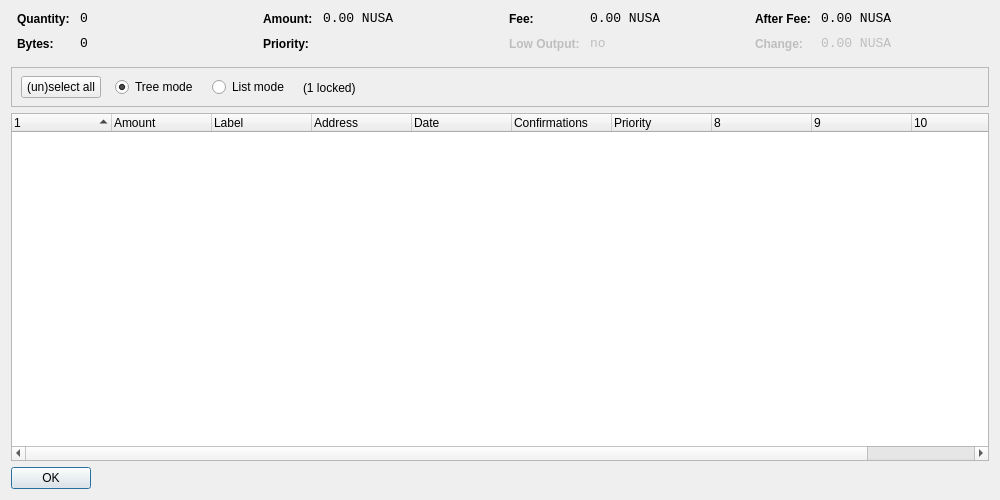
<?xml version="1.0" encoding="UTF-8"?>
<ui version="4.0">
 <class>CoinControlDialog</class>
 <widget class="QDialog" name="CoinControlDialog">
  <property name="geometry">
   <rect>
    <x>0</x>
    <y>0</y>
    <width>1000</width>
    <height>500</height>
   </rect>
  </property>
  <property name="windowTitle">
   <string>Coin Control</string>
  </property>
  <layout class="QVBoxLayout" name="verticalLayout">
   <item>
    <layout class="QHBoxLayout" name="horizontalLayoutTop" stretch="0,0,0,0">
     <property name="topMargin">
      <number>0</number>
     </property>
     <property name="bottomMargin">
      <number>10</number>
     </property>
     <item>
      <layout class="QFormLayout" name="formLayoutCoinControl1">
       <property name="horizontalSpacing">
        <number>10</number>
       </property>
       <property name="verticalSpacing">
        <number>10</number>
       </property>
       <property name="leftMargin">
        <number>6</number>
       </property>
       <property name="rightMargin">
        <number>6</number>
       </property>
       <item row="0" column="0">
        <widget class="QLabel" name="labelCoinControlQuantityText">
         <property name="styleSheet">
          <string notr="true">font-weight:bold;</string>
         </property>
         <property name="text">
          <string>Quantity:</string>
         </property>
        </widget>
       </item>
       <item row="0" column="1">
        <widget class="QLabel" name="labelCoinControlQuantity">
         <property name="font">
          <font>
           <family>Monospace</family>
           <pointsize>10</pointsize>
          </font>
         </property>
         <property name="cursor">
          <cursorShape>IBeamCursor</cursorShape>
         </property>
         <property name="contextMenuPolicy">
          <enum>Qt::ActionsContextMenu</enum>
         </property>
         <property name="text">
          <string notr="true">0</string>
         </property>
         <property name="textInteractionFlags">
          <set>Qt::LinksAccessibleByMouse|Qt::TextSelectableByKeyboard|Qt::TextSelectableByMouse</set>
         </property>
        </widget>
       </item>
       <item row="1" column="0">
        <widget class="QLabel" name="labelCoinControlBytesText">
         <property name="styleSheet">
          <string notr="true">font-weight:bold;</string>
         </property>
         <property name="text">
          <string>Bytes:</string>
         </property>
        </widget>
       </item>
       <item row="1" column="1">
        <widget class="QLabel" name="labelCoinControlBytes">
         <property name="font">
          <font>
           <family>Monospace</family>
           <pointsize>10</pointsize>
          </font>
         </property>
         <property name="cursor">
          <cursorShape>IBeamCursor</cursorShape>
         </property>
         <property name="contextMenuPolicy">
          <enum>Qt::ActionsContextMenu</enum>
         </property>
         <property name="text">
          <string notr="true">0</string>
         </property>
         <property name="textInteractionFlags">
          <set>Qt::LinksAccessibleByMouse|Qt::TextSelectableByKeyboard|Qt::TextSelectableByMouse</set>
         </property>
        </widget>
       </item>
      </layout>
     </item>
     <item>
      <layout class="QFormLayout" name="formLayoutCoinControl2">
       <property name="horizontalSpacing">
        <number>10</number>
       </property>
       <property name="verticalSpacing">
        <number>10</number>
       </property>
       <property name="leftMargin">
        <number>6</number>
       </property>
       <property name="rightMargin">
        <number>6</number>
       </property>
       <item row="0" column="0">
        <widget class="QLabel" name="labelCoinControlAmountText">
         <property name="styleSheet">
          <string notr="true">font-weight:bold;</string>
         </property>
         <property name="text">
          <string>Amount:</string>
         </property>
        </widget>
       </item>
       <item row="0" column="1">
        <widget class="QLabel" name="labelCoinControlAmount">
         <property name="font">
          <font>
           <family>Monospace</family>
           <pointsize>10</pointsize>
          </font>
         </property>
         <property name="cursor">
          <cursorShape>IBeamCursor</cursorShape>
         </property>
         <property name="contextMenuPolicy">
          <enum>Qt::ActionsContextMenu</enum>
         </property>
         <property name="text">
          <string notr="true">0.00 NUSA</string>
         </property>
         <property name="textInteractionFlags">
          <set>Qt::LinksAccessibleByMouse|Qt::TextSelectableByKeyboard|Qt::TextSelectableByMouse</set>
         </property>
        </widget>
       </item>
       <item row="1" column="0">
        <widget class="QLabel" name="labelCoinControlPriorityText">
         <property name="styleSheet">
          <string notr="true">font-weight:bold;</string>
         </property>
         <property name="text">
          <string>Priority:</string>
         </property>
        </widget>
       </item>
       <item row="1" column="1">
        <widget class="QLabel" name="labelCoinControlPriority">
         <property name="font">
          <font>
           <family>Monospace</family>
           <pointsize>10</pointsize>
          </font>
         </property>
         <property name="cursor">
          <cursorShape>IBeamCursor</cursorShape>
         </property>
         <property name="contextMenuPolicy">
          <enum>Qt::ActionsContextMenu</enum>
         </property>
         <property name="text">
          <string/>
         </property>
         <property name="textInteractionFlags">
          <set>Qt::LinksAccessibleByMouse|Qt::TextSelectableByKeyboard|Qt::TextSelectableByMouse</set>
         </property>
        </widget>
       </item>
      </layout>
     </item>
     <item>
      <layout class="QFormLayout" name="formLayoutCoinControl3">
       <property name="horizontalSpacing">
        <number>10</number>
       </property>
       <property name="verticalSpacing">
        <number>10</number>
       </property>
       <property name="leftMargin">
        <number>6</number>
       </property>
       <property name="rightMargin">
        <number>6</number>
       </property>
       <item row="0" column="0">
        <widget class="QLabel" name="labelCoinControlFeeText">
         <property name="styleSheet">
          <string notr="true">font-weight:bold;</string>
         </property>
         <property name="text">
          <string>Fee:</string>
         </property>
        </widget>
       </item>
       <item row="0" column="1">
        <widget class="QLabel" name="labelCoinControlFee">
         <property name="font">
          <font>
           <family>Monospace</family>
           <pointsize>10</pointsize>
          </font>
         </property>
         <property name="cursor">
          <cursorShape>IBeamCursor</cursorShape>
         </property>
         <property name="contextMenuPolicy">
          <enum>Qt::ActionsContextMenu</enum>
         </property>
         <property name="text">
          <string notr="true">0.00 NUSA</string>
         </property>
         <property name="textInteractionFlags">
          <set>Qt::LinksAccessibleByMouse|Qt::TextSelectableByKeyboard|Qt::TextSelectableByMouse</set>
         </property>
        </widget>
       </item>
       <item row="1" column="0">
        <widget class="QLabel" name="labelCoinControlLowOutputText">
         <property name="enabled">
          <bool>false</bool>
         </property>
         <property name="styleSheet">
          <string notr="true">font-weight:bold;</string>
         </property>
         <property name="text">
          <string>Low Output:</string>
         </property>
        </widget>
       </item>
       <item row="1" column="1">
        <widget class="QLabel" name="labelCoinControlLowOutput">
         <property name="enabled">
          <bool>false</bool>
         </property>
         <property name="font">
          <font>
           <family>Monospace</family>
           <pointsize>10</pointsize>
          </font>
         </property>
         <property name="cursor">
          <cursorShape>IBeamCursor</cursorShape>
         </property>
         <property name="contextMenuPolicy">
          <enum>Qt::ActionsContextMenu</enum>
         </property>
         <property name="text">
          <string>no</string>
         </property>
         <property name="textInteractionFlags">
          <set>Qt::LinksAccessibleByMouse|Qt::TextSelectableByKeyboard|Qt::TextSelectableByMouse</set>
         </property>
        </widget>
       </item>
      </layout>
     </item>
     <item>
      <layout class="QFormLayout" name="formLayoutCoinControl4">
       <property name="horizontalSpacing">
        <number>10</number>
       </property>
       <property name="verticalSpacing">
        <number>10</number>
       </property>
       <property name="leftMargin">
        <number>6</number>
       </property>
       <property name="rightMargin">
        <number>6</number>
       </property>
       <item row="0" column="0">
        <widget class="QLabel" name="labelCoinControlAfterFeeText">
         <property name="styleSheet">
          <string notr="true">font-weight:bold;</string>
         </property>
         <property name="text">
          <string>After Fee:</string>
         </property>
        </widget>
       </item>
       <item row="0" column="1">
        <widget class="QLabel" name="labelCoinControlAfterFee">
         <property name="font">
          <font>
           <family>Monospace</family>
           <pointsize>10</pointsize>
          </font>
         </property>
         <property name="cursor">
          <cursorShape>IBeamCursor</cursorShape>
         </property>
         <property name="contextMenuPolicy">
          <enum>Qt::ActionsContextMenu</enum>
         </property>
         <property name="text">
          <string notr="true">0.00 NUSA</string>
         </property>
         <property name="textInteractionFlags">
          <set>Qt::LinksAccessibleByMouse|Qt::TextSelectableByKeyboard|Qt::TextSelectableByMouse</set>
         </property>
        </widget>
       </item>
       <item row="1" column="0">
        <widget class="QLabel" name="labelCoinControlChangeText">
         <property name="enabled">
          <bool>false</bool>
         </property>
         <property name="styleSheet">
          <string notr="true">font-weight:bold;</string>
         </property>
         <property name="text">
          <string>Change:</string>
         </property>
        </widget>
       </item>
       <item row="1" column="1">
        <widget class="QLabel" name="labelCoinControlChange">
         <property name="enabled">
          <bool>false</bool>
         </property>
         <property name="font">
          <font>
           <family>Monospace</family>
           <pointsize>10</pointsize>
          </font>
         </property>
         <property name="cursor">
          <cursorShape>IBeamCursor</cursorShape>
         </property>
         <property name="contextMenuPolicy">
          <enum>Qt::ActionsContextMenu</enum>
         </property>
         <property name="text">
          <string notr="true">0.00 NUSA</string>
         </property>
         <property name="textInteractionFlags">
          <set>Qt::LinksAccessibleByMouse|Qt::TextSelectableByKeyboard|Qt::TextSelectableByMouse</set>
         </property>
        </widget>
       </item>
      </layout>
     </item>
    </layout>
   </item>
   <item>
    <widget class="QFrame" name="frame">
     <property name="minimumSize">
      <size>
       <width>0</width>
       <height>40</height>
      </size>
     </property>
     <property name="frameShape">
      <enum>QFrame::StyledPanel</enum>
     </property>
     <property name="frameShadow">
      <enum>QFrame::Sunken</enum>
     </property>
     <widget class="QWidget" name="horizontalLayoutWidget">
      <property name="geometry">
       <rect>
        <x>10</x>
        <y>0</y>
        <width>781</width>
        <height>41</height>
       </rect>
      </property>
      <layout class="QHBoxLayout" name="horizontalLayoutPanel" stretch="0,0,0,0,0">
       <property name="spacing">
        <number>14</number>
       </property>
       <item>
        <widget class="QPushButton" name="pushButtonSelectAll">
         <property name="sizePolicy">
          <sizepolicy hsizetype="Maximum" vsizetype="Fixed">
           <horstretch>0</horstretch>
           <verstretch>0</verstretch>
          </sizepolicy>
         </property>
         <property name="text">
          <string>(un)select all</string>
         </property>
        </widget>
       </item>
       <item>
        <widget class="QRadioButton" name="radioTreeMode">
         <property name="sizePolicy">
          <sizepolicy hsizetype="Maximum" vsizetype="Fixed">
           <horstretch>0</horstretch>
           <verstretch>0</verstretch>
          </sizepolicy>
         </property>
         <property name="text">
          <string>Tree mode</string>
         </property>
         <property name="checked">
          <bool>true</bool>
         </property>
        </widget>
       </item>
       <item>
        <widget class="QRadioButton" name="radioListMode">
         <property name="sizePolicy">
          <sizepolicy hsizetype="Maximum" vsizetype="Fixed">
           <horstretch>0</horstretch>
           <verstretch>0</verstretch>
          </sizepolicy>
         </property>
         <property name="text">
          <string>List mode</string>
         </property>
        </widget>
       </item>
       <item>
        <widget class="QLabel" name="labelLocked">
         <property name="text">
          <string>(1 locked)</string>
         </property>
        </widget>
       </item>
       <item>
        <spacer name="horizontalSpacer">
         <property name="orientation">
          <enum>Qt::Horizontal</enum>
         </property>
         <property name="sizeHint" stdset="0">
          <size>
           <width>40</width>
           <height>20</height>
          </size>
         </property>
        </spacer>
       </item>
      </layout>
     </widget>
    </widget>
   </item>
   <item>
    <widget class="CoinControlTreeWidget" name="treeWidget">
     <property name="contextMenuPolicy">
      <enum>Qt::CustomContextMenu</enum>
     </property>
     <property name="sortingEnabled">
      <bool>false</bool>
     </property>
     <property name="columnCount">
      <number>11</number>
     </property>
     <attribute name="headerShowSortIndicator" stdset="0">
      <bool>true</bool>
     </attribute>
     <attribute name="headerStretchLastSection">
      <bool>false</bool>
     </attribute>
     <column>
      <property name="text">
       <string/>
      </property>
     </column>
     <column>
      <property name="text">
       <string>Amount</string>
      </property>
     </column>
     <column>
      <property name="text">
       <string notr="true">Label</string>
      </property>
     </column>
     <column>
      <property name="text">
       <string>Address</string>
      </property>
     </column>
     <column>
      <property name="text">
       <string>Date</string>
      </property>
     </column>
     <column>
      <property name="text">
       <string>Confirmations</string>
      </property>
      <property name="toolTip">
       <string>Confirmed</string>
      </property>
     </column>
     <column>
      <property name="text">
       <string>Priority</string>
      </property>
     </column>
     <column>
      <property name="text">
       <string/>
      </property>
     </column>
     <column>
      <property name="text">
       <string/>
      </property>
     </column>
     <column>
      <property name="text">
       <string/>
      </property>
     </column>
     <column>
      <property name="text">
       <string/>
      </property>
     </column>
    </widget>
   </item>
   <item>
    <widget class="QDialogButtonBox" name="buttonBox">
     <property name="sizePolicy">
      <sizepolicy hsizetype="Maximum" vsizetype="Fixed">
       <horstretch>0</horstretch>
       <verstretch>0</verstretch>
      </sizepolicy>
     </property>
     <property name="orientation">
      <enum>Qt::Horizontal</enum>
     </property>
     <property name="standardButtons">
      <set>QDialogButtonBox::Ok</set>
     </property>
    </widget>
   </item>
  </layout>
 </widget>
 <customwidgets>
  <customwidget>
   <class>CoinControlTreeWidget</class>
   <extends>QTreeWidget</extends>
   <header>coincontroltreewidget.h</header>
  </customwidget>
 </customwidgets>
 <resources/>
 <connections/>
</ui>
